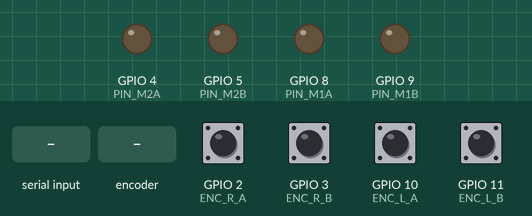
A sketch run on a simulated ESP32-S3. Parts: output pins drawn as LEDs (lit = HIGH). Inputs (shaded band) come from the test bench; at power-on: GPIO 2 (ENC_R_A), GPIO 3 (ENC_R_B), GPIO 10 (ENC_L_A), GPIO 11 (ENC_L_B) HIGH. What the sketch prints to the serial monitor is not drawn.

Above: at 2.2 s.
2.3 s: "L" received over Serial
At 3.7 s:
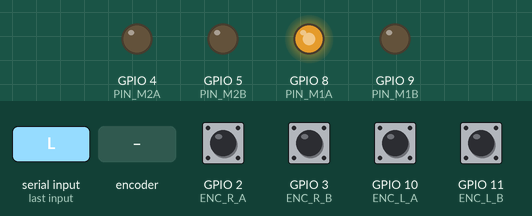
5.3 s: GPIO 10 (ENC_L_A) pulled LOW for 1 s
7.8 s: "R" received over Serial
At 9.2 s:
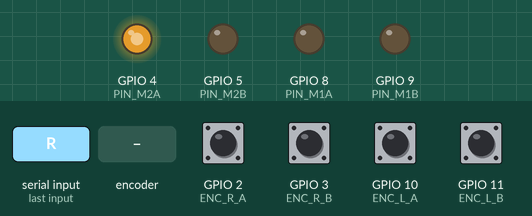
10.8 s: rotary encoder on GPIO 2 (ENC_R_A) / GPIO 11 (ENC_L_B) turned 1 step (first pin leading)
15.7 s: "r" received over Serial
At 21.4 s:
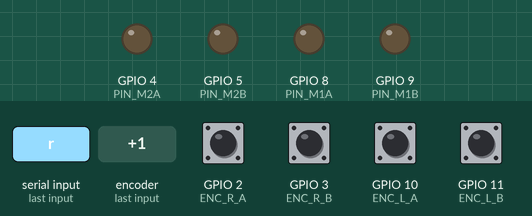
Timing chart, 0 to 22.2 s (numbered marks = the images above; inputs shaded):
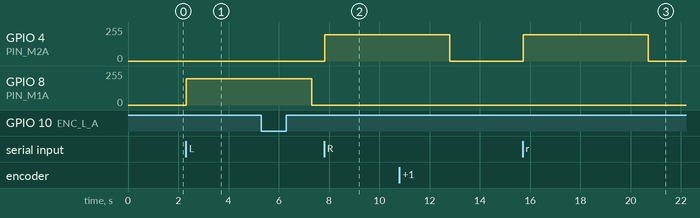

The sketch:

ESP32_DC_Motor_Encoder_PID_Test.ino
```cpp
/*  ============================================================
    encoder_pid_test.ino  —  FINAL VERSION

    STANDALONE TEST — not for balancing.
    Purpose: verify encoders count correctly + PID can drive motor
    to move exactly 1 revolution based on encoder feedback.

    Motor spec: JGB37-520, 333 RPM, 30:1 gearbox, 11 PPR encoder
    Expected pulses per output revolution:
      11 PPR × 30 ratio × 2 (both edges of channel A) = 660

    Pin assignments (new PCB pinout):
    Left motor  : M1A=8, M1B=9
    Right motor : M2A=4, M2B=5
    Left enc    : A=10, B=11
    Right enc   : A=2,  B=3

    ─── HOW TO USE ────────────────────────────────────────────
    Open Serial Monitor at 115200 baud.

    Phase 1: Calibration (motors off)
      Rotate each wheel ONE full turn by hand.
      Watch EncL / EncR values in Serial Monitor.
      Should read ~660 (both should match).

    Phase 2: Position PID test
      Type 'L' + Enter → left motor drives 1 revolution and stops
      Type 'R' + Enter → right motor drives 1 revolution and stops
      Type 'C' + Enter → clear counters and stop
      Type 'S' + Enter → emergency stop

    ─── WHAT SUCCESS LOOKS LIKE ───────────────────────────────
    - Hand-rotation shows ~660 pulses per revolution (consistent)
    - Position PID stops within ±10 pulses of target (1.5% accuracy)
    - No oscillation once stopped
    - Both motors behave identically

    ─── TROUBLESHOOTING ───────────────────────────────────────
    Encoder count goes DOWN when you rotate forward:
      → ISR direction inverted. Swap ++ and -- in ISR.

    Motor spins the wrong way (encoder counts away from target):
      → Motor wires reversed. Swap M1A/M1B or M2A/M2B in your
        hardware wiring, OR swap in set_motor_left/right.

    Motor stalls, doesn't move (timeout):
      → MIN_MOVING_PWM too low for motor + load.
      → Try MIN_MOVING_PWM = 70 first.

    Motor overshoots badly:
      → Kd too low. Increase to 0.15.

    Motor hunts (jitters back and forth at target):
      → Deadband too tight, or Kp too high.
      → Increase DEADBAND to 15 pulses.
    ============================================================ */

#include <math.h>

// ─── Motor pins (updated for new PCB pinout) ───────────────────
#define PIN_M1A         8
#define PIN_M1B         9
#define PIN_M2A         4
#define PIN_M2B         5

#define PWM_FREQ        20000
#define PWM_RESOLUTION  8

// ─── Encoder pins (updated for new PCB pinout) ─────────────────
// Note: GPIO3 is a strapping pin on ESP32-S3 (JTAG signal select
// at boot). Using it as ENC_R_A is common and generally safe, but
// if you ever see odd boot behavior, this pin is the first suspect.
#define ENC_L_A         10
#define ENC_L_B         11
#define ENC_R_A         2
#define ENC_R_B         3

// ─── Loop timing ───────────────────────────────────────────────
// Fixed 5ms loop for consistent PID timing.
// D term calculations require known dt to be meaningful.
const float dt = 0.005;   // 200Hz
uint32_t loopTimer = 0;

// ================================================================
//  ENCODER READING
// ================================================================
volatile long encoderCountL = 0;
volatile long encoderCountR = 0;

void IRAM_ATTR encoderISR_L() {
    bool a = digitalRead(ENC_L_A);
    bool b = digitalRead(ENC_L_B);
    if (a == b) {
        encoderCountL++;
    } else {
        encoderCountL--;
    }
}

void IRAM_ATTR encoderISR_R() {
    bool a = digitalRead(ENC_R_A);
    bool b = digitalRead(ENC_R_B);
    if (a == b) {
        encoderCountR++;
    } else {
        encoderCountR--;
    }
}

// ================================================================
//  MOTOR HELPERS
// ================================================================
float constrain_float(float v, float lo, float hi) {
    return v < lo ? lo : v > hi ? hi : v;
}

void set_motor_left(int pwm) {
    pwm = (int)constrain_float(pwm, -255, 255);
    uint32_t duty = abs(pwm);
    if      (pwm > 0) { ledcWrite(PIN_M1A, duty); ledcWrite(PIN_M1B, 0);    }
    else if (pwm < 0) { ledcWrite(PIN_M1A, 0);    ledcWrite(PIN_M1B, duty); }
    else              { ledcWrite(PIN_M1A, 0);    ledcWrite(PIN_M1B, 0);    }
}

void set_motor_right(int pwm) {
    pwm = (int)constrain_float(pwm, -255, 255);
    uint32_t duty = abs(pwm);
    if      (pwm > 0) { ledcWrite(PIN_M2A, duty); ledcWrite(PIN_M2B, 0);    }
    else if (pwm < 0) { ledcWrite(PIN_M2A, 0);    ledcWrite(PIN_M2B, duty); }
    else              { ledcWrite(PIN_M2A, 0);    ledcWrite(PIN_M2B, 0);    }
}

void motors_stop() {
    ledcWrite(PIN_M1A, 0); ledcWrite(PIN_M1B, 0);
    ledcWrite(PIN_M2A, 0); ledcWrite(PIN_M2B, 0);
}

// ================================================================
//  POSITION PID
//
//  Math for tuning:
//  Max PWM = 255. Max encoder error at start = 660 pulses (1 rev).
//  We want P term to saturate PWM early, then taper as we approach.
//
//  Kp = 0.3: at start (error=660), P = 0.3 × 660 = 198 → saturates
//  When error drops to 100 pulses: P = 0.3 × 100 = 30 PWM (gentle)
//
//  D term uses time-normalized derivative (per second, not per loop).
//  This makes Kd values meaningful regardless of loop rate.
//
//  Analogy:
//  P is the accelerator: how hard to push toward target.
//  D is the brake: how much to slow down when approaching fast.
//  Too much accelerator → fly past the target.
//  Too little brake → also fly past.
//  Balance: enough acceleration to get there, enough brake to stop.
// ================================================================
float Kp = 0.3;    // PWM per pulse of error
float Kd = 0.05;   // PWM per (pulse per second) of error rate

// Deadband — stop when this close to target.
// 10 pulses out of 660 = ~1.5% precision. Tight enough for balance.
const long DEADBAND = 10;

// Minimum PWM to overcome static friction.
// Motors buzz below this without moving. Only applied when we
// still have significant error (outside deadband).
const int MIN_MOVING_PWM = 50;

// Test state
bool testActive = false;
char activeMotor = 'N';
long targetCount = 0;
long prevError = 0;
unsigned long testStartTime = 0;
const unsigned long TEST_TIMEOUT_MS = 5000;

// Config
long targetRevolutions = 1;
long pulsesPerRev = 660;   // 11 PPR × 30 ratio × 2 edges

// ================================================================
//  RUN POSITION PID (called every 5ms while test active)
// ================================================================
void run_position_pid() {
    if (!testActive) return;

    // Read current count for active motor (atomic read)
    long currentCount;
    noInterrupts();
    if (activeMotor == 'L') {
        currentCount = encoderCountL;
    } else {
        currentCount = encoderCountR;
    }
    interrupts();

    long error = targetCount - currentCount;

    // Check if arrived at target
    if (abs(error) < DEADBAND) {
        motors_stop();
        testActive = false;

        Serial.println();
        Serial.println("─── TEST RESULT ─────────────────────────");
        Serial.print("Motor tested  : "); Serial.println(activeMotor);
        Serial.print("Target count  : "); Serial.println(targetCount);
        Serial.print("Actual count  : "); Serial.println(currentCount);
        Serial.print("Error         : "); Serial.print(error);
        Serial.println(" pulses");
        Serial.print("Accuracy      : ");
        Serial.print(100.0 - (100.0 * abs(error) / targetCount), 2);
        Serial.println(" %");
        Serial.print("Time taken    : ");
        Serial.print(millis() - testStartTime); Serial.println(" ms");
        Serial.println("─────────────────────────────────────────");
        Serial.println();
        Serial.println("Ready. Send L, R, or C.");
        return;
    }

    // Check timeout — safety guard
    if (millis() - testStartTime > TEST_TIMEOUT_MS) {
        motors_stop();
        testActive = false;
        Serial.println();
        Serial.println("!!! TIMEOUT !!!");
        Serial.print("Reached count: "); Serial.println(currentCount);
        Serial.print("Target was:    "); Serial.println(targetCount);
        Serial.println("Possible causes:");
        Serial.println(" - Motor direction wrong (running away from target)");
        Serial.println(" - MIN_MOVING_PWM too low for motor + load");
        Serial.println(" - Encoder wiring or ISR sign inverted");
        Serial.println();
        return;
    }

    // ── Compute PID ─────────────────────────────────────────
    // P term: proportional to how far away we are
    float Pterm = Kp * error;

    // D term: how fast the error is changing (per second)
    // Divide by dt so Kd stays meaningful regardless of loop rate.
    float errorRate = (float)(error - prevError) / dt;
    float Dterm = Kd * errorRate;
    prevError = error;

    // Combined PID output
    float pidOutput = Pterm + Dterm;

    // Clamp to PWM range
    int pwm = (int)pidOutput;
    if (pwm > 255)  pwm = 255;
    if (pwm < -255) pwm = -255;

    // Apply minimum-moving-PWM to overcome static friction.
    // Without this, motor buzzes but doesn't move for small errors.
    if (pwm > 0 && pwm < MIN_MOVING_PWM) pwm = MIN_MOVING_PWM;
    if (pwm < 0 && pwm > -MIN_MOVING_PWM) pwm = -MIN_MOVING_PWM;

    // Drive the active motor
    if (activeMotor == 'L') {
        set_motor_left(pwm);
    } else {
        set_motor_right(pwm);
    }
}

// ================================================================
//  CALIBRATION DISPLAY — shows encoder counts when idle
// ================================================================
unsigned long lastDisplayTime = 0;
long lastDisplayL = 0;
long lastDisplayR = 0;

void calibration_display() {
    if (testActive) return;

    unsigned long now = millis();
    if (now - lastDisplayTime < 200) return;  // 5Hz update
    lastDisplayTime = now;

    noInterrupts();
    long currentL = encoderCountL;
    long currentR = encoderCountR;
    interrupts();

    // Only print if something changed (reduces spam)
    if (currentL != lastDisplayL || currentR != lastDisplayR) {
        Serial.print("EncL: "); Serial.print(currentL);
        Serial.print(" | EncR: "); Serial.println(currentR);
        lastDisplayL = currentL;
        lastDisplayR = currentR;
    }
}

// ================================================================
//  START A MOTOR TEST
//  Clears state cleanly so we don't carry over from previous test.
// ================================================================
void start_test(char motor) {
    if (testActive) {
        Serial.println("Test already running. Wait or send S to stop.");
        return;
    }

    // Zero the correct encoder
    noInterrupts();
    if (motor == 'L') {
        encoderCountL = 0;
    } else {
        encoderCountR = 0;
    }
    interrupts();

    // Reset PID state
    targetCount = pulsesPerRev * targetRevolutions;
    activeMotor = motor;
    testActive = true;
    prevError = targetCount;  // avoid huge derivative spike on first loop
    testStartTime = millis();

    Serial.println();
    Serial.print("─── STARTING ");
    Serial.print(motor == 'L' ? "LEFT" : "RIGHT");
    Serial.println(" MOTOR TEST ────────────");
    Serial.print("Target: "); Serial.print(targetCount);
    Serial.print(" pulses ("); Serial.print(targetRevolutions);
    Serial.println(" revolution)");
    Serial.print("Kp="); Serial.print(Kp, 3);
    Serial.print(" Kd="); Serial.println(Kd, 3);
    Serial.println("─────────────────────────────────────────");
}

// ================================================================
//  SERIAL COMMAND HANDLER
// ================================================================
void process_serial() {
    if (!Serial.available()) return;

    char c = Serial.read();
    // Discard rest of line (newline chars etc.)
    while (Serial.available()) Serial.read();

    if (c == 'L' || c == 'l') {
        start_test('L');
    }
    else if (c == 'R' || c == 'r') {
        start_test('R');
    }
    else if (c == 'C' || c == 'c') {
        noInterrupts();
        encoderCountL = 0;
        encoderCountR = 0;
        interrupts();
        motors_stop();
        testActive = false;
        Serial.println();
        Serial.println("Counters cleared. Motors stopped.");
        Serial.println("Rotate wheels by hand to test encoders.");
    }
    else if (c == 'S' || c == 's') {
        motors_stop();
        testActive = false;
        Serial.println("EMERGENCY STOP.");
    }
}

// ================================================================
//  SETUP
// ================================================================
void setup() {
    Serial.begin(115200);
    delay(1000);
    Serial.println();
    Serial.println("╔═══════════════════════════════════════════╗");
    Serial.println("║  Encoder + Position PID Test              ║");
    Serial.println("╚═══════════════════════════════════════════╝");
    Serial.println();

    // Motor PWM
    ledcAttach(PIN_M1A, PWM_FREQ, PWM_RESOLUTION);
    ledcAttach(PIN_M1B, PWM_FREQ, PWM_RESOLUTION);
    ledcAttach(PIN_M2A, PWM_FREQ, PWM_RESOLUTION);
    ledcAttach(PIN_M2B, PWM_FREQ, PWM_RESOLUTION);
    motors_stop();

    // Encoder pins with pullups
    pinMode(ENC_L_A, INPUT_PULLUP);
    pinMode(ENC_L_B, INPUT_PULLUP);
    pinMode(ENC_R_A, INPUT_PULLUP);
    pinMode(ENC_R_B, INPUT_PULLUP);

    attachInterrupt(digitalPinToInterrupt(ENC_L_A), encoderISR_L, CHANGE);
    attachInterrupt(digitalPinToInterrupt(ENC_R_A), encoderISR_R, CHANGE);

    Serial.println("SETUP:");
    Serial.print("  Pulses per revolution: "); Serial.println(pulsesPerRev);
    Serial.print("  Target revolutions   : "); Serial.println(targetRevolutions);
    Serial.print("  Target pulse count   : ");
    Serial.println(pulsesPerRev * targetRevolutions);
    Serial.print("  Kp = "); Serial.print(Kp, 3);
    Serial.print("   Kd = "); Serial.println(Kd, 3);
    Serial.print("  Deadband = "); Serial.print(DEADBAND);
    Serial.println(" pulses");
    Serial.println();
    Serial.println("PHASE 1 — CALIBRATION (motors are off):");
    Serial.println("  Rotate each wheel exactly ONE turn by hand.");
    Serial.println("  Check EncL and EncR match expected PPR.");
    Serial.println();
    Serial.println("PHASE 2 — POSITION TEST (via Serial commands):");
    Serial.println("  L = test LEFT motor  (drives 1 revolution)");
    Serial.println("  R = test RIGHT motor (drives 1 revolution)");
    Serial.println("  C = clear counters and stop");
    Serial.println("  S = emergency stop");
    Serial.println();
    Serial.println("Rotate wheels now to see encoder counts:");
    Serial.println();

    loopTimer = micros();
}

// ================================================================
//  MAIN LOOP — fixed 5ms tick for consistent PID timing
// ================================================================
void loop() {
    process_serial();

    if (testActive) {
        run_position_pid();
    } else {
        calibration_display();
    }

    // Hold exactly 5ms per loop for consistent D term timing
    while (micros() - loopTimer < (uint32_t)(dt * 1000000));
    loopTimer = micros();
}
```

Measured:
- after the input at 2.3 s, GPIO 8 (PIN_M1A): 0/255 → 197/255 at once
- after the input at 7.8 s, GPIO 4 (PIN_M2A): 0/255 → 197/255 at once
- after the input at 15.7 s, GPIO 4 (PIN_M2A): 0/255 → 197/255 at once, → 0/255 5.0 s later
